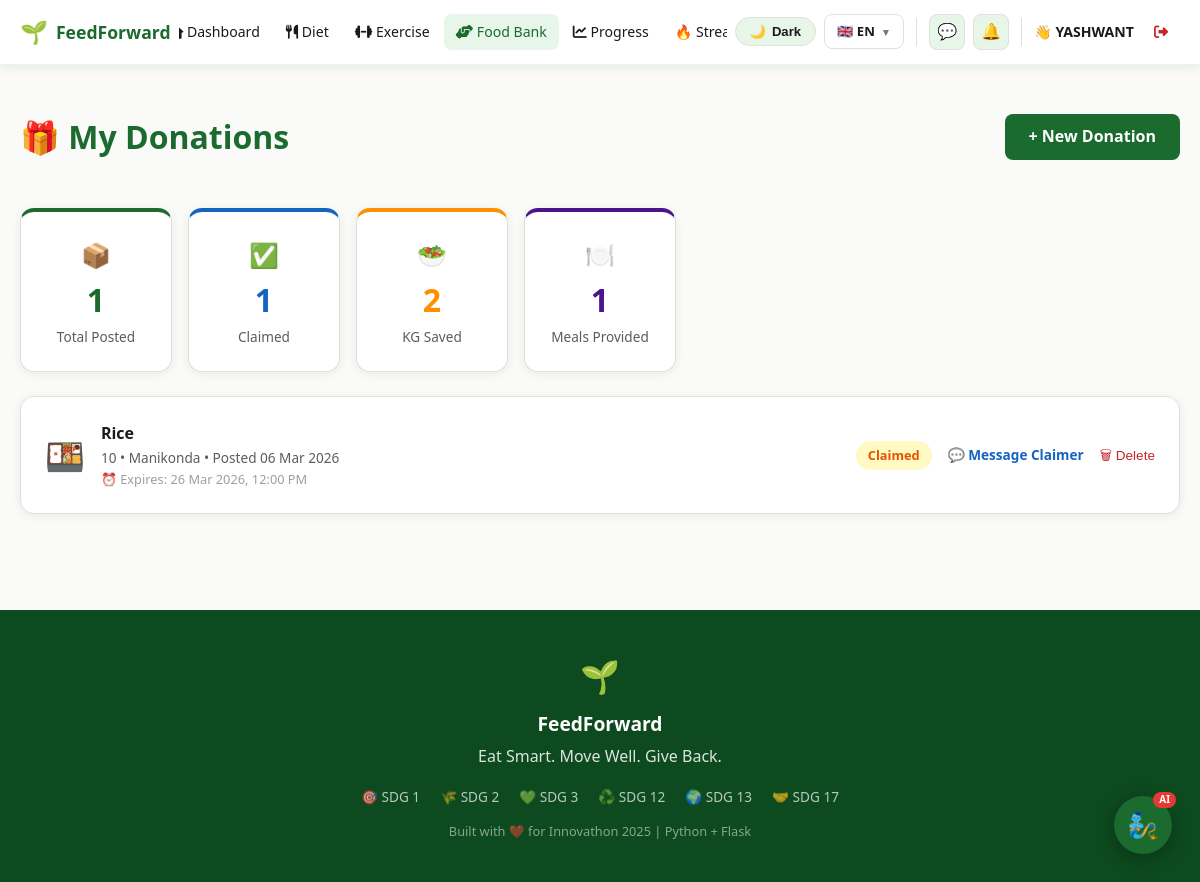
The app's page /foodbank/my-donations (signed in) with its own data.
### models/user.py (models this page shows, shortened)
class User(db.Model, UserMixin):
    __tablename__ = 'users'
    id            = db.Column(db.Integer, primary_key=True)
    name          = db.Column(db.String(100), nullable=False)
    email         = db.Column(db.String(120), unique=True, nullable=False)
    password_hash = db.Column(db.String(200), nullable=False)
    role          = db.Column(db.String(20), default='user')  # user / donor / recipient / admin
    age           = db.Column(db.Integer)
    weight        = db.Column(db.Float)
    height        = db.Column(db.Float)
    gender        = db.Column(db.String(10))
    dietary_pref  = db.Column(db.String(20))   # veg / non_veg / vegan
    health_goal   = db.Column(db.String(20))   # lose_weight / gain_muscle / stay_fit
    fitness_level = db.Column(db.String(20))   # beginner / intermediate / advanced
    equipment     = db.Column(db.String(20))   # none / dumbbells / gym
    days_per_week = db.Column(db.Integer, default=4)
    location      = db.Column(db.String(200))
    latitude      = db.Column(db.Float)
    longitude     = db.Column(db.Float)
    profile_complete = db.Column(db.Boolean, default=False)
    allergies     = db.Column(db.String(200), default='')  # comma-separated e.g. "gluten,dairy,nuts"
    created_at    = db.Column(db.DateTime, default=datetime.utcnow)
    meal_plans    = db.relationship('MealPlan',     backref='user', lazy=True)
    exercise_plans= db.relationship('ExercisePlan', backref='user', lazy=True)
    donations     = db.relationship('FoodListing',  foreign_keys='FoodListing.donor_id',    backref='donor',     lazy=True)
    claims        = db.relationship('FoodListing',  foreign_keys='FoodListing.claimed_by',  backref='recipient', lazy=True)
    progress_logs = db.relationship('ProgressLog',  backref='user', lazy=True)

### models/models.py (models this page shows, shortened)
class FoodListing(db.Model):
    __tablename__ = 'food_listings'
    id           = db.Column(db.Integer, primary_key=True)
    donor_id     = db.Column(db.Integer, db.ForeignKey('users.id'), nullable=False)
    food_name    = db.Column(db.String(100), nullable=False)
    category     = db.Column(db.String(50))
    quantity     = db.Column(db.String(50))
    expiry_date  = db.Column(db.DateTime)
    location     = db.Column(db.String(200))
    latitude     = db.Column(db.Float, default=17.3850)
    longitude    = db.Column(db.Float, default=78.4867)
    photo_url    = db.Column(db.String(300))
    description  = db.Column(db.Text)
    status       = db.Column(db.String(20), default='available')
    claimed_by   = db.Column(db.Integer, db.ForeignKey('users.id'), nullable=True)
    claimed_at   = db.Column(db.DateTime)
    picked_up_at = db.Column(db.DateTime)
    posted_at    = db.Column(db.DateTime, default=datetime.utcnow)
    donor_rating = db.Column(db.Float)
    allergens    = db.Column(db.String(200))

### routes/foodbank.py (the view)
@foodbank.route('/my-donations')
@login_required
def my_donations():
    listings = FoodListing.query.filter_by(donor_id=current_user.id)\
                                .order_by(FoodListing.posted_at.desc()).all()
    total_kg      = sum(2 for l in listings if l.status in ['claimed','picked_up'])
    total_claimed = sum(1 for l in listings if l.status in ['claimed','picked_up'])
    return render_template('foodbank/my_donations.html',
                           listings=listings,
                           total_kg=total_kg,
                           total_claimed=total_claimed)

### templates/foodbank/my_donations.html (shortened to what this page needs)
{% extends 'base.html' %}
{% block content %}
<div style="display:flex;align-items:center;justify-content:space-between;margin-bottom:24px;">
  <h1 style="font-size:2rem;font-weight:800;color:var(--green);">🎁 My Donations</h1>
  <a href="{{ url_for('foodbank.donate') }}" class="btn-primary">+ New Donation</a>
</div>
{% set total_posted  = listings | length %}
{% set total_claimed = listings | selectattr('status','equalto','claimed') | list | length %}
{% set kg_saved      = total_claimed * 2 %}
{% set meals         = total_claimed %}
<div style="display:grid;grid-template-columns:repeat(auto-fill,minmax(150px,1fr));gap:16px;margin-bottom:24px;">
  {% for icon,val,label,color in [
    ('📦', total_posted,  'Total Posted',    'var(--green)'),
    ('✅', total_claimed, 'Claimed',         'var(--blue)'),
    ('🥗', kg_saved,      'KG Saved',        'var(--amber)'),
    ('🍽️', meals,         'Meals Provided',  '#4A148C'),
  ] %}
  <div class="card" style="text-align:center;border-top:4px solid {{ color }};">
    <div style="font-size:1.5rem;">{{ icon }}</div>
    <div style="font-size:2rem;font-weight:800;color:{{ color }};">{{ val }}</div>
    <div style="color:var(--text2);font-size:.85rem;">{{ label }}</div>
  </div>
  {% endfor %}
</div>
{% if listings %}
  {% for d in listings %}
  <div class="card" style="margin-bottom:12px;display:flex;align-items:center;gap:16px;flex-wrap:wrap;">
    <div style="font-size:2rem;">🍱</div>
    <div style="flex:1;">
      <div style="font-weight:700;">{{ d.food_name }}</div>
      <div style="color:var(--text2);font-size:.85rem;">
        {{ d.quantity }} • {{ d.location }} • Posted {{ d.posted_at.strftime('%d %b %Y') }}
      </div>
      {% if d.expiry_date %}
      <div style="color:var(--text3);font-size:.8rem;">
        ⏰ Expires: {{ d.expiry_date.strftime('%d %b %Y, %I:%M %p') }}
      </div>
      {% endif %}
    </div>
    <span class="badge-{{ 'green' if d.status=='available' else 'yellow' if d.status=='claimed' else 'red' }}">
      {{ d.status.replace('_',' ').title() }}
    </span>
    {% if d.status in ['claimed', 'picked_up'] and d.claimed_by %}
    <a href="{{ url_for('inbox.conversation', partner_id=d.claimed_by, listing_id=d.id) }}"
       style="font-size:.85rem;color:var(--blue);font-weight:600;white-space:nowrap;">
      💬 Message Claimer
    </a>
    {% endif %}
    <form method="POST"
          action="{{ url_for('foodbank.delete_listing', listing_id=d.id) }}"
          onsubmit="return confirm('Delete this listing?')"
          style="margin:0;">
      <button type="submit"
              style="background:none;border:none;color:var(--red);
                     font-size:.85rem;cursor:pointer;padding:0;">
        🗑 Delete
      </button>
    </form>
  </div>
  {% endfor %}
{% endif %}
{% endblock %}

### templates/base.html (shortened to what this page needs)
<!DOCTYPE html>
<html lang="{{ lang }}" data-theme="light">
<head>
  <link href="https://cdnjs.cloudflare.com/ajax/libs/font-awesome/6.4.0/css/all.min.css" rel="stylesheet"/>
  <link rel="stylesheet" href="https://unpkg.com/leaflet@1.9.4/dist/leaflet.css"/>
</head>
<body>
<nav style="background:var(--nav-bg);border-bottom:2px solid var(--nav-border);
            position:sticky;top:0;z-index:1000;box-shadow:0 2px 10px var(--shadow);">
  <div style="max-width:1280px;margin:0 auto;padding:0 20px;
              display:flex;align-items:center;justify-content:space-between;
              height:64px;gap:8px;">
    <a href="{{ url_for('main.index') }}"
       style="display:flex;align-items:center;gap:8px;flex-shrink:0;">
      <span style="font-size:1.4rem;">🌱</span>
      <span style="font-size:1.1rem;font-weight:800;color:var(--green);">FeedForward</span>
    </a>
    {% if current_user.is_authenticated %}
    <div style="display:flex;gap:2px;align-items:center;overflow-x:auto;flex:1;justify-content:center;">
      <a href="{{ url_for('main.dashboard') }}"
         class="nav-link {% if request.endpoint=='main.dashboard' %}active{% endif %}">
        <i class="fas fa-home"></i> {{ t.nav_dashboard }}
      </a>
      <a href="{{ url_for('diet.index') }}"
         class="nav-link {% if 'diet' in (request.endpoint or '') %}active{% endif %}">
        <i class="fas fa-utensils"></i> {{ t.nav_diet }}
      </a>
      <a href="{{ url_for('exercise.index') }}"
         class="nav-link {% if 'exercise' in (request.endpoint or '') %}active{% endif %}">
        <i class="fas fa-dumbbell"></i> {{ t.nav_exercise }}
      </a>
      <a href="{{ url_for('foodbank.index') }}"
         class="nav-link {% if 'foodbank' in (request.endpoint or '') %}active{% endif %}">
        <i class="fas fa-hands-helping"></i> {{ t.nav_foodbank }}
      </a>
      <a href="{{ url_for('progress.index') }}"
         class="nav-link {% if 'progress' in (request.endpoint or '') %}active{% endif %}">
        <i class="fas fa-chart-line"></i> {{ t.nav_progress }}
      </a>
      <a href="{{ url_for('streak.index') }}"
         class="nav-link {% if 'streak' in (request.endpoint or '') %}active{% endif %}">
        🔥 Streak
      </a>
    </div>
    {% endif %}
    <div style="display:flex;align-items:center;gap:8px;flex-shrink:0;">
      <button id="themeToggle" onclick="toggleTheme()" title="Toggle theme">
        <span id="themeIcon">🌙</span>
        <span id="themeLabel">Dark</span>
      </button>
      <div class="lang-wrap">
        <div class="lang-trigger">
          {% if lang == 'en' %}🇬🇧 EN
          {% elif lang == 'te' %}🇮🇳 TE
          {% else %}🇮🇳 HI{% endif %}
          <span style="font-size:.65rem;opacity:.6;">▼</span>
        </div>
      </div>
      {% if current_user.is_authenticated %}
        <a href="{{ url_for('inbox.messages') }}" class="icon-btn" title="Messages">
          💬
        </a>
        <a href="{{ url_for('inbox.notifications') }}" class="icon-btn" title="Notifications">
          🔔
        </a>
        <span style="font-weight:600;color:var(--text);font-size:.88rem;">
          👋 {{ current_user.name.split()[0] }}
        </span>
        <a href="{{ url_for('auth.logout') }}" class="nav-link"
           style="color:var(--red);" title="{{ t.nav_logout }}">
          <i class="fas fa-sign-out-alt"></i>
        </a>
      {% else %}
        <a href="{{ url_for('auth.login') }}"    class="btn-secondary" style="padding:7px 16px;font-size:.88rem;">{{ t.nav_login }}</a>
        <a href="{{ url_for('auth.register') }}" class="btn-primary"   style="padding:7px 16px;font-size:.88rem;">{{ t.nav_get_started }}</a>
      {% endif %}
    </div>
  </div>
</nav>
<main style="max-width:1280px;margin:0 auto;padding:24px 20px;">
  {% block content %}{% endblock %}
</main>
<footer style="background:var(--green-dk);color:#fff;padding:40px 24px;margin-top:60px;text-align:center;">
  <div style="max-width:1280px;margin:0 auto;">
    <div style="font-size:2rem;margin-bottom:8px;">🌱</div>
    <div style="font-size:1.2rem;font-weight:700;margin-bottom:4px;">FeedForward</div>
    <div style="opacity:.85;margin-bottom:16px;">{{ t.footer_tagline }}</div>
    <div style="display:flex;justify-content:center;gap:20px;flex-wrap:wrap;opacity:.7;font-size:.85rem;margin-bottom:14px;">
      <span>🎯 SDG 1</span><span>🌾 SDG 2</span><span>💚 SDG 3</span>
      <span>♻️ SDG 12</span><span>🌍 SDG 13</span><span>🤝 SDG 17</span>
    </div>
    <div style="opacity:.5;font-size:.8rem;">{{ t.footer_built }}</div>
  </div>
</footer>
{% if current_user.is_authenticated %}
<div id="feedgenie-btn" onclick="toggleChat()"
     style="position:fixed;bottom:28px;right:28px;z-index:9000;
            width:58px;height:58px;background:var(--green);border-radius:50%;
            display:flex;align-items:center;justify-content:center;
            font-size:1.6rem;cursor:pointer;box-shadow:0 4px 20px rgba(0,0,0,.3);
            transition:transform .2s,box-shadow .2s;"
     onmouseover="this.style.transform='scale(1.12)'"
     onmouseout="this.style.transform='scale(1)'"
     title="Chat with FeedGenie">
  🧞
  <div style="position:absolute;top:-4px;right:-4px;background:#E53935;color:#fff;
              border-radius:10px;padding:1px 6px;font-size:.62rem;font-weight:800;line-height:1.4;">AI</div>
</div>
{% endif %}
</body>
</html>

### templates/base.html (style rules this page uses)
:root { --bg:#FAFAF8;--bg2:#F2F4F0;--surface:#FFFFFF;--surface2:#F7F8F5; --border:#E0E0DC;--text:#1A1A1A;--text2:#5C5C5C;--text3:#9E9E9E; --green:#1B6B2F;--green-dk:#0D4A1F;--green-lt:#E8F5E9;--green-mid:#C8E6C9; --amber:#FF8F00;--blue:#1565C0;--blue-lt:#E3F2FD;--red:#C62828; --red-lt:#FFEBEE;--yellow-lt:#FFF9C4; --shadow:rgba(0,0,0,.07);--shadow-hov:rgba(0,0,0,.13); --nav-bg:#FFFFFF;--nav-border:#E8F5E9;--input-bg:#FFFFFF;--toggle-bg:#E8F5E9; }
*,*::before,*::after { box-sizing:border-box; }
html { scroll-behavior:smooth; }
body { font-family:'Segoe UI',system-ui,sans-serif;background:var(--bg);color:var(--text);margin:0;line-height:1.6;transition:background .3s,color .3s; }
a { text-decoration:none; }
.btn-primary { background:var(--green);color:#fff;padding:10px 24px;border-radius:8px;font-weight:600;display:inline-block;border:none;cursor:pointer;transition:background .2s,transform .15s,box-shadow .2s; }
.card { background:var(--surface);border-radius:14px;box-shadow:0 2px 10px var(--shadow);padding:24px;border:1px solid var(--border);transition:box-shadow .2s; }
.badge-yellow { background:var(--yellow-lt);color:#E65100;padding:4px 12px;border-radius:20px;font-size:.8rem;font-weight:600; }
.nav-link { padding:7px 12px;border-radius:8px;color:var(--text);font-weight:500;font-size:.88rem;white-space:nowrap;transition:background .15s,color .15s; }
.nav-link:hover,.nav-link.active { background:var(--green-lt);color:var(--green); }
#themeToggle { background:var(--toggle-bg);border:1.5px solid var(--border);border-radius:50px;padding:6px 14px;cursor:pointer;font-size:.82rem;font-weight:700;color:var(--text);display:flex;align-items:center;gap:6px;transition:all .2s;white-space:nowrap; }
.lang-wrap { position:relative; }
.lang-trigger { background:var(--surface);border:1.5px solid var(--border);border-radius:8px;padding:6px 12px;cursor:pointer;font-size:.82rem;font-weight:700;color:var(--text);display:flex;align-items:center;gap:6px;transition:border .2s;white-space:nowrap;user-select:none; }
.icon-btn { position: relative; background: var(--toggle-bg); border: 1.5px solid var(--border); border-radius: 8px; width: 36px; height: 36px; display: flex; align-items: center; justify-content: center; cursor: pointer; color: var(--text); font-size: 1rem; transition: all .2s; text-decoration: none; flex-shrink: 0; }

### records on screen
User: name "YASHWANT"
FoodListing: icon "✅", claimed_by "1", status "Claimed", food_name "Rice", quantity "10", location "Manikonda", posted_at "06 Mar 2026", expiry_date "26 Mar 2026, 12:00 PM", status.replace "Claimed"

### other values on screen
{{ t.nav_dashboard }} "Dashboard"
{{ t.nav_diet }} "Diet"
{{ t.nav_exercise }} "Exercise"
{{ t.nav_foodbank }} "Food Bank"
{{ t.nav_progress }} "Progress"
{{ icon }} "📦" "🥗" "🍽️"
{{ val }} "1" "2" "1"
{{ label }} "Total Posted" "KG Saved" "Meals Provided"
{{ t.footer_tagline }} "Eat Smart. Move Well. Give Back."
{{ t.footer_built }} "Built with ❤️ for Innovathon 2025 | Python + Flask"
